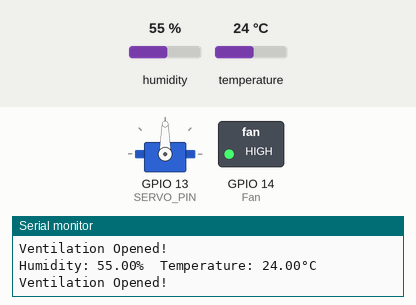
A sketch run on a simulated ESP32. On the bench: servo, switched loads named in the sketch (green lamp = pin HIGH), the last lines printed to the serial monitor. The inputs (shaded band) are chosen by the test bench; at power-on: humidity 55 %, temperature 24 °C.

Above: at 2.8 s.
2.9 s: humidity set to 52 %
5.6 s: humidity set to 49 %
At 7.5 s:
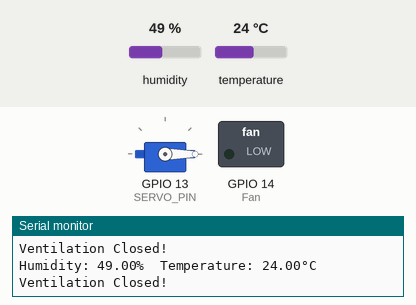
8.3 s: humidity set to 68 %
At 11.1 s:
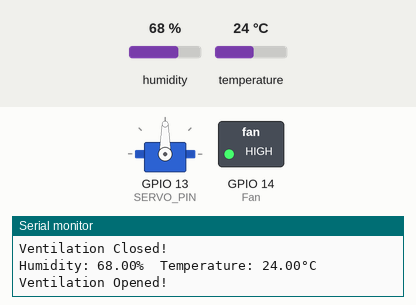
11.6 s: humidity set to 22 %
At 13.5 s:
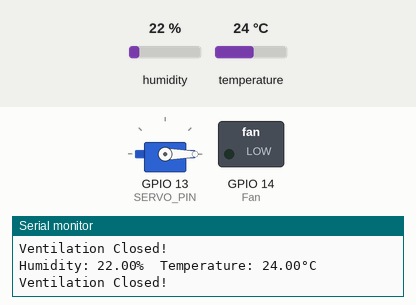
Timing chart, 0 to 15.0 s (numbered marks = the images above; inputs shaded):
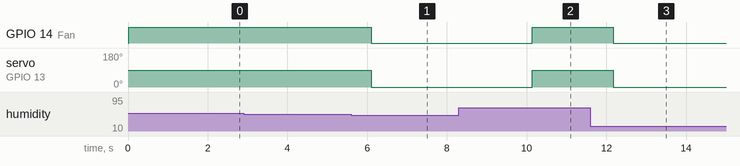

The sketch:

Ventilation_System.ino
```cpp
#include <ESP32Servo.h>
#include "DHT.h"

// تعيين المنافذ
#define DHTPIN 12
#define SERVO_PIN 13
#define Fan 14
#define DHTTYPE DHT11

// إنشاء كائنات المستشعر والسيرفو
DHT dht(DHTPIN, DHTTYPE);
Servo myServo;

// تعيين حدود التهوية
#define TEMP_THRESHOLD 30  // درجة الحرارة القصوى
#define HUMIDITY_THRESHOLD 50  // نسبة الرطوبة القصوى

void readDHT(float &temperature, float &humidity);
void controlServo(float temperature, float humidity);

void setup() {
  Serial.begin(115200);
  pinMode(Fan, OUTPUT);
  dht.begin();
  myServo.attach(SERVO_PIN);
  Serial.println(F("System Initialized"));
}

void loop() {
  float temperature, humidity;

  readDHT(temperature, humidity);  // قراءة القيم من المستشعر
  controlServo(temperature, humidity);  // التحكم في السيرفو بناءً على القيم

  delay(1000);  // تأخير 2 ثانية قبل القراءة التالية
}

// دالة لقراءة مستشعر الحرارة والرطوبة
void readDHT(float &temperature, float &humidity) {
  humidity = dht.readHumidity();
  temperature = dht.readTemperature();

  if (isnan(humidity) || isnan(temperature)) {
    Serial.println(F("Failed to read from DHT sensor!"));
    return;
  }

  Serial.print(F("Humidity: "));
  Serial.print(humidity);
  Serial.print(F("%  Temperature: "));
  Serial.print(temperature);
  Serial.println(F("°C"));
}

// دالة للتحكم في محرك السيرفو بناءً على القيم المقروءة
void controlServo(float temperature, float humidity) {
  if (temperature > TEMP_THRESHOLD || humidity > HUMIDITY_THRESHOLD) {
    myServo.write(90);  // فتح النوافذ (تحريك السيرفو إلى 90°)
    digitalWrite(Fan, HIGH);
    Serial.println(F("Ventilation Opened!"));

  } else {
    myServo.write(0);   // غلق النوافذ (تحريك السيرفو إلى 0°)
        digitalWrite(Fan, LOW);
    Serial.println(F("Ventilation Closed!"));
  }
}
```

Measured:
- the behaviour switches between 51 and 50 % on humidity (found by bisection; images 0 and 1)
- after the input at 5.6 s, GPIO 14 (Fan): HIGH → LOW after 0.50 s; servo on GPIO 13 (SERVO_PIN): 90° → 0° after 0.50 s
- after the input at 8.3 s, GPIO 14 (Fan): LOW → HIGH after 1.8 s; servo on GPIO 13 (SERVO_PIN): 0° → 90° after 1.8 s
- after the input at 11.6 s, GPIO 14 (Fan): HIGH → LOW after 0.57 s; servo on GPIO 13 (SERVO_PIN): 90° → 0° after 0.57 s
